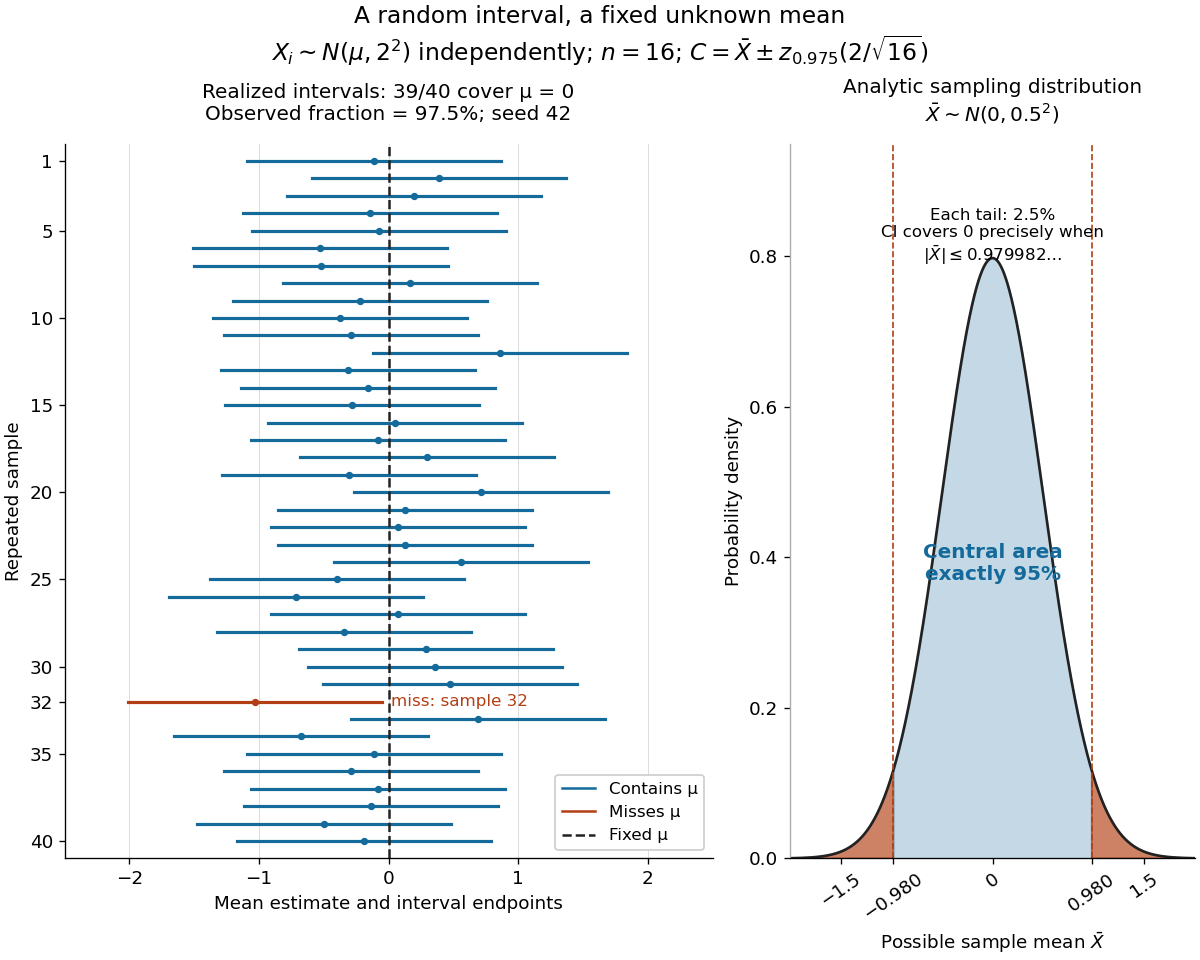

The script that drew this image:
"""Draw exact normal mean confidence intervals; tested with Python 3.14.4.

Run from _media with MPLBACKEND=Agg and MPLCONFIGDIR=/tmp.
Dependencies: NumPy and Matplotlib, as specified in the root pyproject.toml.
The fixed experiment uses PCG64 seed 42, 40 samples, and 16 observations each.
"""

from math import erf, sqrt
from pathlib import Path
from statistics import NormalDist

import matplotlib.pyplot as plt
from matplotlib.lines import Line2D
import numpy as np


def main():
    mu, sigma, n, repetitions, seed = 0.0, 2.0, 16, 40, 42
    standard_error = sigma / sqrt(n)
    quantile = NormalDist().inv_cdf(0.975)
    halfwidth = quantile * standard_error
    rng = np.random.Generator(np.random.PCG64(seed))
    samples = rng.normal(mu, sigma, size=(repetitions, n))
    means = samples.mean(axis=1)
    lower, upper = means - halfwidth, means + halfwidth
    covers = (lower <= mu) & (mu <= upper)
    count = int(covers.sum())
    analytic_coverage = erf(quantile / sqrt(2))
    assert abs(analytic_coverage - 0.95) < 1e-14
    assert count == 39 and np.flatnonzero(~covers).tolist() == [31]

    blue, orange = "#146b9b", "#b33e13"
    plt.rcParams.update({"font.size": 11, "axes.spines.top": False,
                         "axes.spines.right": False})
    fig = plt.figure(figsize=(10, 8), layout="constrained", facecolor="white")
    grid = fig.add_gridspec(1, 2, width_ratios=(1.6, 1))
    ax = fig.add_subplot(grid[0])
    theory = fig.add_subplot(grid[1])
    for index, (mean, lo, hi, covered) in enumerate(zip(means, lower, upper, covers), 1):
        color = blue if covered else orange
        ax.plot([lo, hi], [index, index], color=color, linewidth=1.9)
        ax.plot(mean, index, "o", color=color, markersize=3.4)
        if not covered:
            ax.annotate(f"miss: sample {index}", (hi, index), xytext=(5, 0),
                        textcoords="offset points", va="center", color=orange,
                        fontsize=10)
    ax.axvline(mu, color="#222222", linestyle="--", linewidth=1.5)
    ax.set(xlabel=r"Mean estimate and interval endpoints", ylabel="Repeated sample",
           ylim=(repetitions + 1, 0), xlim=(-2.5, 2.5))
    ax.set_yticks([1, 5, 10, 15, 20, 25, 30, 32, 35, 40])
    ax.set_title(f"Realized intervals: {count}/{repetitions} cover μ = 0\n"
                 f"Observed fraction = {count/repetitions:.1%}; seed {seed}",
                 fontsize=12, pad=14)
    ax.grid(axis="x", color="#dddddd", linewidth=0.6)
    ax.legend(handles=[Line2D([0], [0], color=blue, label="Contains μ"),
                       Line2D([0], [0], color=orange, label="Misses μ"),
                       Line2D([0], [0], color="#222222", linestyle="--", label="Fixed μ")],
              loc="lower right", framealpha=1, fontsize=10)

    x = np.linspace(-2.0, 2.0, 1601)
    density = np.exp(-0.5 * (x / standard_error)**2) / (standard_error * sqrt(2*np.pi))
    theory.plot(x, density, color="#222222", linewidth=1.6)
    central = abs(x) <= halfwidth
    theory.fill_between(x, density, where=central, color=blue, alpha=0.25)
    theory.fill_between(x, density, where=~central, color=orange, alpha=0.65)
    for endpoint in [-halfwidth, halfwidth]:
        theory.axvline(endpoint, color=orange, linestyle="--", linewidth=1)
    theory.set(xlabel=r"Possible sample mean $\bar{X}$", ylabel="Probability density",
               xlim=(-2, 2), ylim=(0, 0.95))
    theory.set_xticks([-1.5, -halfwidth, 0, halfwidth, 1.5],
                     ["−1.5", "−0.980", "0", "0.980", "1.5"], rotation=35)
    theory.set_title("Analytic sampling distribution\n" + r"$\bar{X}\sim N(0,0.5^2)$",
                     fontsize=12, pad=14)
    theory.text(0, 0.37, "Central area\nexactly 95%", ha="center", color=blue,
                fontsize=12, fontweight="bold")
    theory.text(0.5, 0.91, "Each tail: 2.5%\n"
                "CI covers 0 precisely when\n" + r"$|\bar{X}|\leq0.979982\ldots$",
                transform=theory.transAxes, va="top", ha="center", fontsize=10)
    theory.spines["left"].set_color("#aaaaaa")
    fig.suptitle("A random interval, a fixed unknown mean\n"
                 r"$X_i\sim N(\mu,2^2)$ independently; $n=16$; "
                 r"$C=\bar{X}\pm z_{0.975}(2/\sqrt{16})$", fontsize=14)
    output = Path.cwd() / (Path(__file__).stem + ".png")
    fig.savefig(output, dpi=120, facecolor="white", transparent=False)
    plt.close(fig)
    print(f"Saved {output}")
    print(f"SE={standard_error}; half-width={halfwidth:.12f}; exact coverage={analytic_coverage:.12f}")
    print(f"Observed coverage={count}/{repetitions} ({count/repetitions:.1%}); missed sample=32")


if __name__ == "__main__":
    main()
